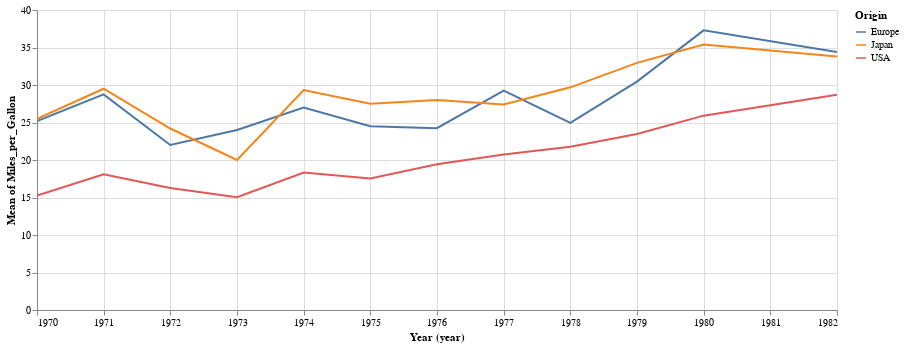

Notebook code for this chart:
### Code cell
alt.Chart(cars).mark_line().encode(alt.X('Year:T', timeUnit='year'), alt.Y('Miles_per_Gallon:Q', aggregate='mean'), alt.Color('Origin:N')).properties(width=800).interactive()

### Figure 1 — Vega-Lite specification as saved in the notebook (floating-point values rounded to 4 significant figures; data arrays with more than 128 entries replaced by an {"elided": "..."} marker saying what was removed)
{"config": {"view": {"continuousWidth": 400, "continuousHeight": 300}}, "data": {"name": "data-f02450ab61490a1363517a0190416235"}, "mark": "line", "encoding": {"color": {"type": "nominal", "field": "Origin"}, "x": {"type": "temporal", "field": "Year", "timeUnit": "year"}, "y": {"type": "quantitative", "aggregate": "mean", "field": "Miles_per_Gallon"}}, "selection": {"selector012": {"type": "interval", "bind": "scales", "encodings": ["x", "y"]}}, "width": 800, "$schema": "https://vega.github.io/schema/vega-lite/v4.8.1.json", "datasets": {"data-f02450ab61490a1363517a0190416235": {"elided": "406 records"}}}
